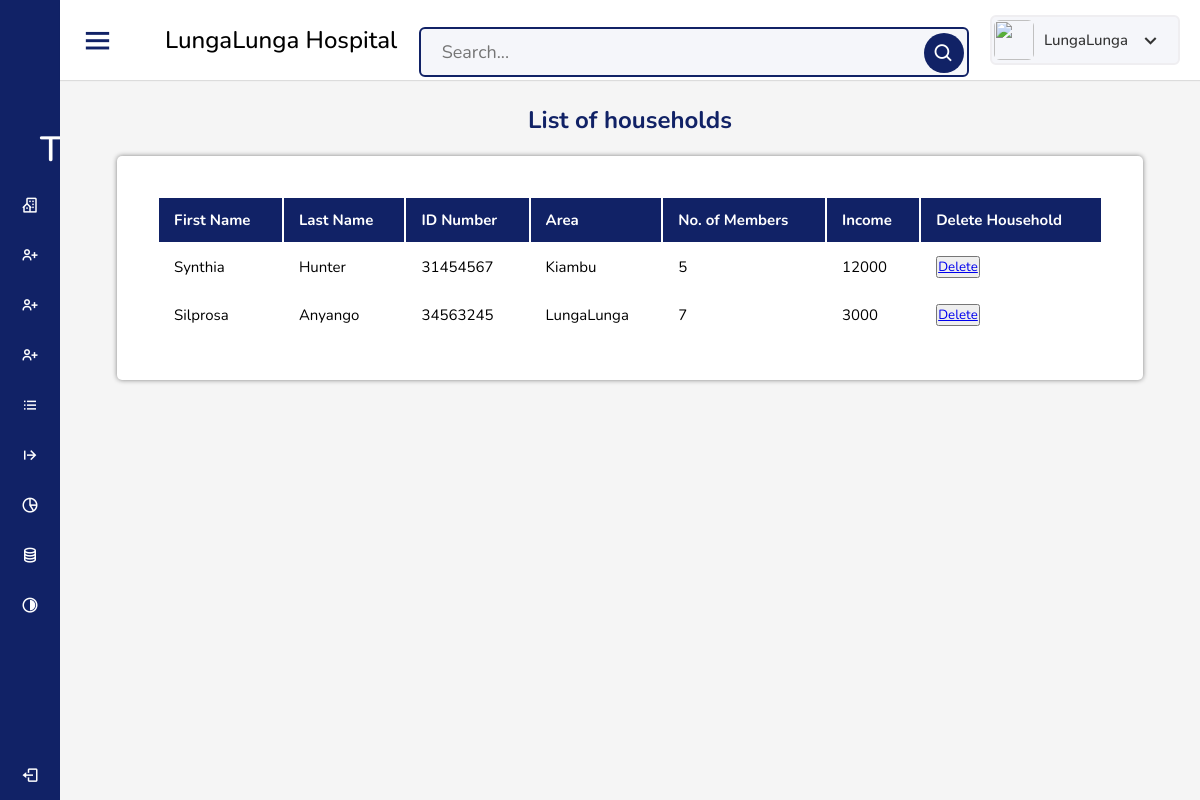
Before: /dashboard/household_list/ with the older database file.
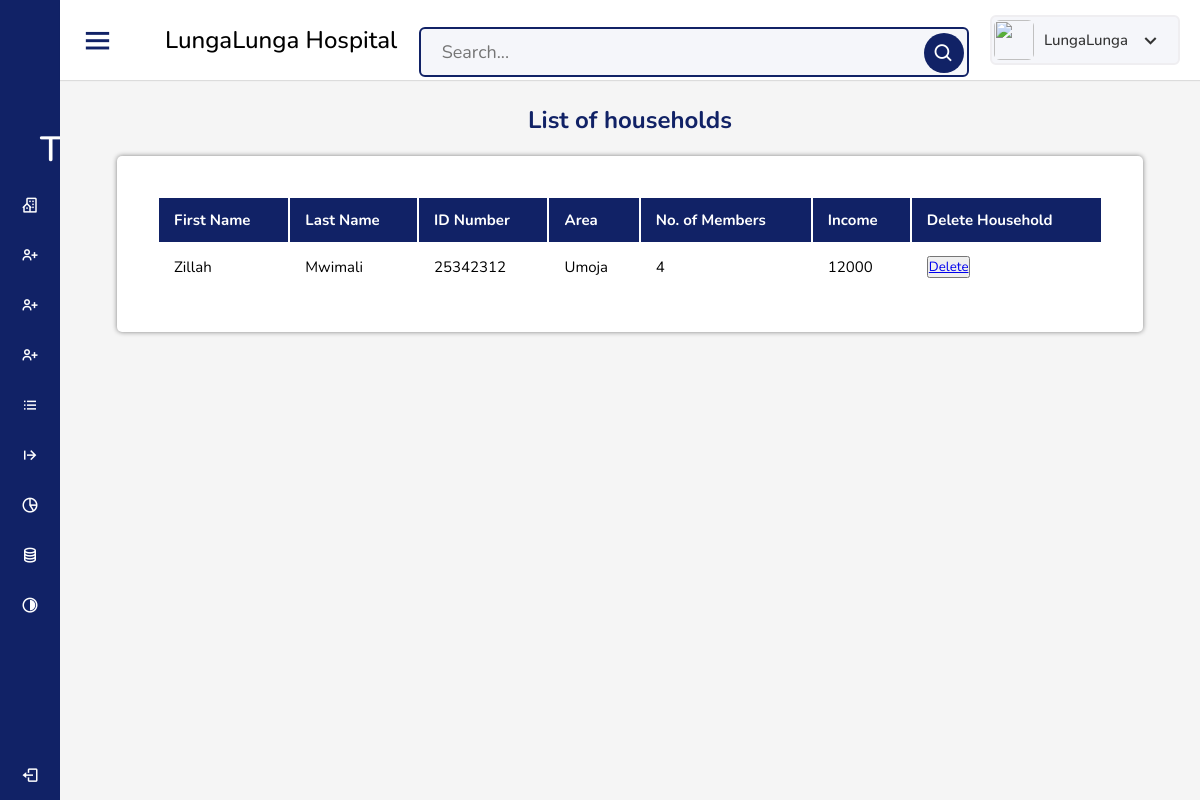
After: the same page with the newer database file.
### chw/models.py (models this page shows, shortened)
class Households(models.Model):
    contact_person_first_name = models.CharField(max_length=15)
    contact_persons_last_name = models.CharField(max_length=20)
    ID_number = models.CharField(max_length=8)
    household_area = models.CharField( max_length = 30)
    number_of_household_members = models.IntegerField()
    contact_persons_income = models.BigIntegerField()

### dashboard/views.py (the view)
# urls.py: path('household_list/',household_list, name = 'household_list'),
def household_list(request):
    households = Households.objects.all()
    return render(request,'household_list.html',{'households': households})

### dashboard/templates/household_list.html
{% extends 'bases.html' %}
{% load static %}
{% block content %}
<link rel="stylesheet" href="{% static 'css/register.css'%}">
<center><h1 class="reg">List of households </h1></center>
<table class="styled-table">
    <thead>
        <tr>
        <th>First Name</th>
         <th>Last Name</th>
         <th>ID Number</th>
         <th>Area</th>
         <th>No. of Members</th>
         <th>Income </th>
         <th>Delete Household</th>
        </tr>
    </thead>
    <tbody>
        {% for household in households %}
        <tr>
        <td>{{household.contact_person_first_name}}</td>
        <td>{{household.contact_persons_last_name}}</td>
        <td>{{household.ID_number}}</td>
        <td>{{household.household_area}}</td>
        <td>{{household.number_of_household_members }}</td>
        <td>{{household.contact_persons_income }}</td>
        <td> <button><a href="{% url 'delete_household' id=household.id %}">Delete </a></button></td>
    </tr>
    </tbody>
    {% endfor %}
</table>
{% endblock %}

Changed rows visible on the page:
removed Households: contact_person_first_name "Silprosa", contact_persons_last_name "Anyango", ID_number "34563245", household_area "LungaLunga", number_of_household_members "7", contact_persons_income "3000"
changed Households: contact_person_first_name "Synthia" → "Zillah"; contact_persons_last_name "Hunter" → "Mwimali"; ID_number "31454567" → "25342312"; household_area "Kiambu" → "Umoja"; number_of_household_members "5" → "4"
